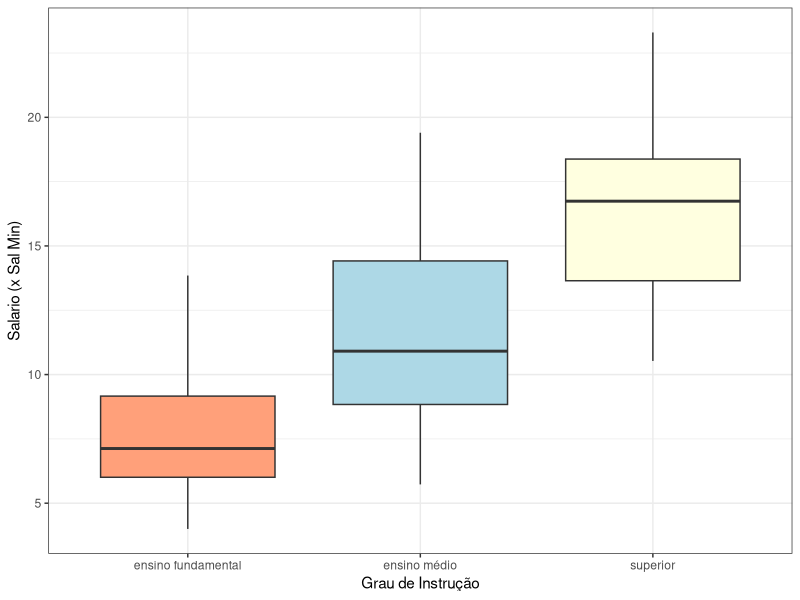

R code for this plot:
## ----mb, echo=FALSE, warning=FALSE, message=FALSE---------------------------------------------
library(dplyr)
library(readxl)
library(knitr)
library(kableExtra)
library(ggplot2)

mb_df <- read_excel(path = here::here("data", "companhia_mb.xlsx"))


## ----sal_grupo, echo=FALSE, warning=FALSE, message=FALSE--------------------------------------

mb_df_arrange <- mb_df %>% 
  dplyr::select("N" ,`Salario (x Sal Min)`, `Grau de Instrução`) %>% 
  rename("ID" = "N") %>% 
  arrange(`Grau de Instrução`)

mb_df_arrange[1:18,] %>%
  kable(#caption = "Tabela de dados brutos.",
        align = 'c',
        format.args = list(decimal.mark = ","), format = "latex") %>% 
  kable_styling() %>%
  row_spec(which(mb_df_arrange[1:18,]$`Grau de Instrução` == "ensino fundamental"), background = "lightsalmon") %>% 
  row_spec(which(mb_df_arrange[1:18,]$`Grau de Instrução` == "ensino médio"), background = "lightblue") %>% 
  row_spec(which(mb_df_arrange[1:18,]$`Grau de Instrução` == "superior"), background = "lightyellow")



## ----sal_grupo2, echo=FALSE, warning=FALSE, message=FALSE-------------------------------------

mb_df_arrange[19:36,] %>% 
  kable(#caption = "Tabela de dados brutos.",
        align = 'c',
        format.args = list(decimal.mark = ","), format = "latex") %>% 
  kable_styling() %>%
  row_spec(which(mb_df_arrange[19:36,]$`Grau de Instrução` == "ensino fundamental"), background = "lightsalmon") %>% 
  row_spec(which(mb_df_arrange[19:36,]$`Grau de Instrução` == "ensino médio"), background = "lightblue") %>% 
  row_spec(which(mb_df_arrange[19:36,]$`Grau de Instrução` == "superior"), background = "lightyellow")



## ----sal_grupo_res, echo=FALSE, warning=FALSE, message=FALSE----------------------------------

tab <- mb_df_arrange %>% 
  group_by(`Grau de Instrução`) %>% 
  summarize(n = n(),
            `Média` = mean(`Salario (x Sal Min)`),
            `D. Padrão` = sd(`Salario (x Sal Min)`),
            `Variância` = var(`Salario (x Sal Min)`),
            `Min` = min(`Salario (x Sal Min)`),
            `Q1` = quantile(`Salario (x Sal Min)`, 0.25),
            `Q2` = quantile(`Salario (x Sal Min)`, 0.5),
            `Q3` = quantile(`Salario (x Sal Min)`, 0.75),
            `Max` = max(`Salario (x Sal Min)`)
            )

tab2 <- mb_df_arrange %>% 
  summarize(n = n(),
            `Média` = mean(`Salario (x Sal Min)`),
            `D. Padrão` = sd(`Salario (x Sal Min)`),
            `Variância` = var(`Salario (x Sal Min)`),
            `Min` = min(`Salario (x Sal Min)`),
            `Q1` = quantile(`Salario (x Sal Min)`, 0.25),
            `Q2` = quantile(`Salario (x Sal Min)`, 0.5),
            `Q3` = quantile(`Salario (x Sal Min)`, 0.75),
            `Max` = max(`Salario (x Sal Min)`)
            )

tab2$`Grau de Instrução` <- "Global"
tab2 <- tab2[c(names(tab2)[10],names(tab2)[-10])]

tab <- rbind(tab, tab2)

kable(tab,
      caption = "Medidas-resumo para a variável salário, segundo o grau de instrução, na Companhia MB.",
      align = 'c', digits = c(0,0,rep(2,8)),
      format.args = list(decimal.mark = ","), format = "latex") %>% 
  kable_styling() %>%
  row_spec(1, background = "lightsalmon") %>% 
  row_spec(2, background = "lightblue") %>% 
  row_spec(3, background = "lightyellow")


## ----sal_bp, echo=FALSE, warning=FALSE, message=FALSE, fig.align='center', out.width="90%"----

mb_df_arrange$cor <- NULL
mb_df_arrange$cor <- ifelse(mb_df_arrange$`Grau de Instrução` == "ensino fundamental", "lightsalmon", ifelse(mb_df_arrange$`Grau de Instrução` == "ensino médio", "lightblue", "lightyellow"))


bp <- ggplot(data = mb_df_arrange,
             mapping = aes(x = `Grau de Instrução`,
                           y = `Salario (x Sal Min)`)) +
  geom_boxplot(fill = c("lightsalmon", "lightblue", "lightyellow")) +
  theme_bw()

bp


## ----iris, echo=FALSE, message=FALSE, warning=FALSE-------------------------------------------

set.seed(1000)

iris_ex_1 <- iris %>% 
  filter(Species == "setosa") %>% 
  slice_head(n = 10)

iris_ex_2 <- iris %>% 
  filter(Species == "versicolor") %>% 
  slice_head(n = 10)

iris_ex_3 <- iris %>% 
  filter(Species == "virginica") %>% 
  slice_head(n = 10)

iris_ex <- rbind(iris_ex_1, iris_ex_2)
iris_ex <- rbind(iris_ex, iris_ex_3)

iris_ex %>% 
kable(caption = "Tabela de dados brutos.",
        align = 'c', col.names = c("comprimento da sépala", "largura da sépala", "comprimento da pétala", "largura da pétala", "espécie"),
        format.args = list(decimal.mark = ","), format = "pandoc")
